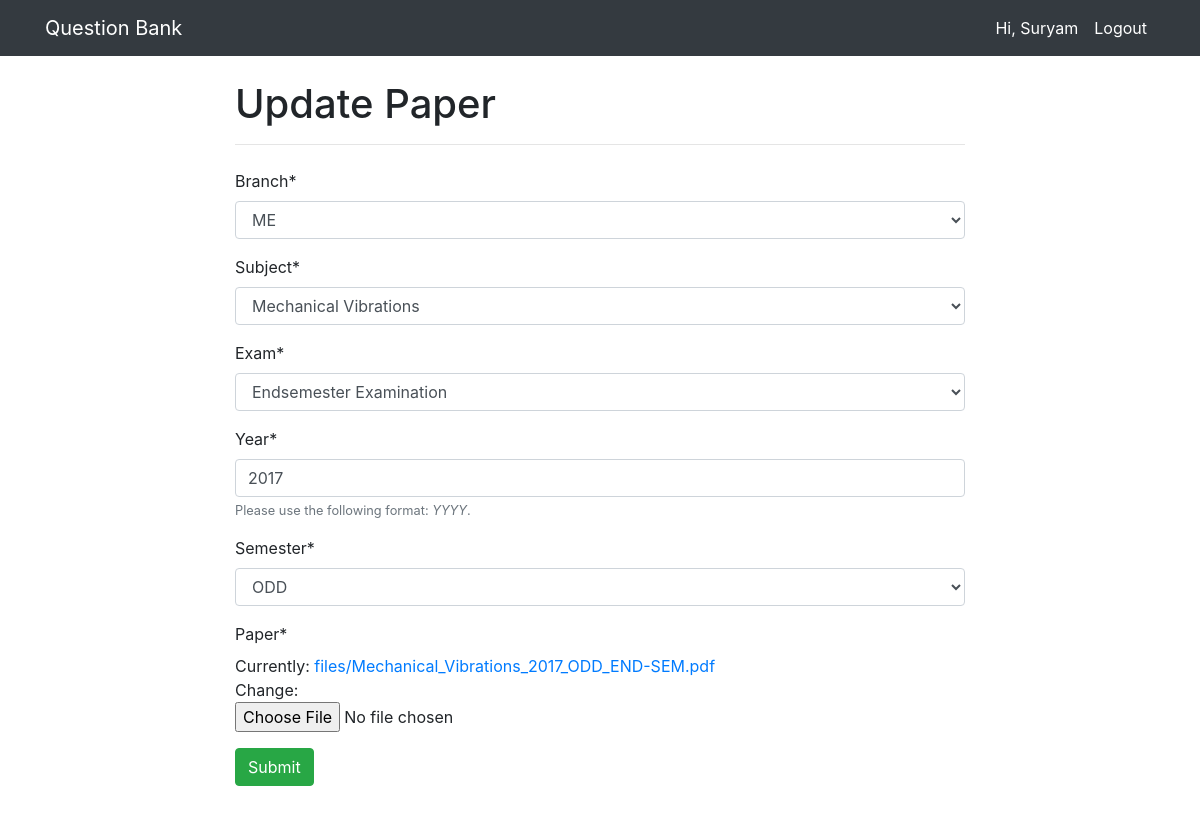
Page /paper/17/update (signed in) on the committed database.
### accounts/models.py (models this page shows, shortened)
class CustomUser(AbstractUser):
    pass

### questions/models.py (models this page shows, shortened)
class QuestionPaper(models.Model):
    branch = models.ForeignKey(Branch, on_delete=models.CASCADE)
    subject = ChainedForeignKey(
        Subject,
        on_delete=models.CASCADE,
        chained_field="branch",
        chained_model_field="branch",
    )
    year = models.PositiveIntegerField(
        validators=[
            MinValueValidator(2000),
            MaxValueValidator(datetime.date.today().year),
        ],
        help_text="Please use the following format: <em>YYYY</em>.",
    )
    semester = models.CharField(
        max_length=4,
        choices=SEMESTER_CHOICES,
        default='ODD',
    )
    exam = models.CharField(
        max_length=7,
        choices=EXAM_CHOICES,
        default='MST-1',
    )
    paper = models.FileField(
        upload_to=filePath,
        null=True,
        validators=[
            FileExtensionValidator(['pdf'])
        ],
    )
    author = models.ForeignKey(get_user_model(), on_delete=models.CASCADE,)
    uploaded_at = models.DateTimeField(auto_now_add=True)
    updated_at = models.DateTimeField(auto_now=True)
    class Meta:
        constraints = [
            models.UniqueConstraint(
                fields=['subject', 'year', 'semester', 'exam'],
                name='unique paper'
            ),
        ]

### questions/views.py (the view)
# urls.py: path('paper/<int:pk>/update', PaperUpdateView.as_view(), name='update'),
class PaperUpdateView(LoginRequiredMixin, UserPassesTestMixin, UpdateView):
    model = QuestionPaper
    fields = ['branch', 'subject', 'exam', 'year', 'semester', 'paper']
    template_name = 'questions/update.html'
    success_url = reverse_lazy('mylist')
    def test_func(self):
        return self.get_object().author == self.request.user

### questions/models.py (called while the page is built)
    def __str__(self):
        return self.name

    def __str__(self):
        return self.subject_name

### templates/questions/update.html
{% extends 'questions/create.html' %}
{% block heading %}
    Update Paper
{% endblock heading %}

### templates/questions/create.html (shortened to what this page needs)
{% extends 'base.html' %}
{% load crispy_forms_tags %}
{% block content %}
    <h1>
        {% block heading %}{% endblock heading %}
    </h1>
    <hr>
    <form method="post" enctype="multipart/form-data" class="my-4">
        {{ form|crispy }}
        <button type="submit" class="btn btn-success">Submit</button>
    </form>
{% endblock content%}

### templates/navbar.html (shortened to what this page needs)
<nav class="navbar navbar-expand-lg navbar-dark bg-dark">
    <div class="container">
        <a class="navbar-brand" href="{% url 'home' %}">Question Bank</a>
        <div class="collapse navbar-collapse" id="navbarSupportedContent">
            <ul class="navbar-nav text-right ml-auto mb-2 mb-lg-0">
                {% if user.is_authenticated %}
                <li class="nav-item">
                    <a class="nav-link active" href="{% url 'profile' %}">Hi, {{ user.first_name }}</a>
                </li>
                <li class="nav-item">
                    <a class="nav-link active" href="{% url 'logout' %}">Logout</a>
                </li>
                {% endif %}
            </ul>
        </div>
    </div>
</nav>

### rows in the picture
CustomUser: first_name "Suryam"
QuestionPaper: branch "ME", subject "Mechanical Vibrations", exam "Endsemester Examination", year "2017", semester "ODD"
